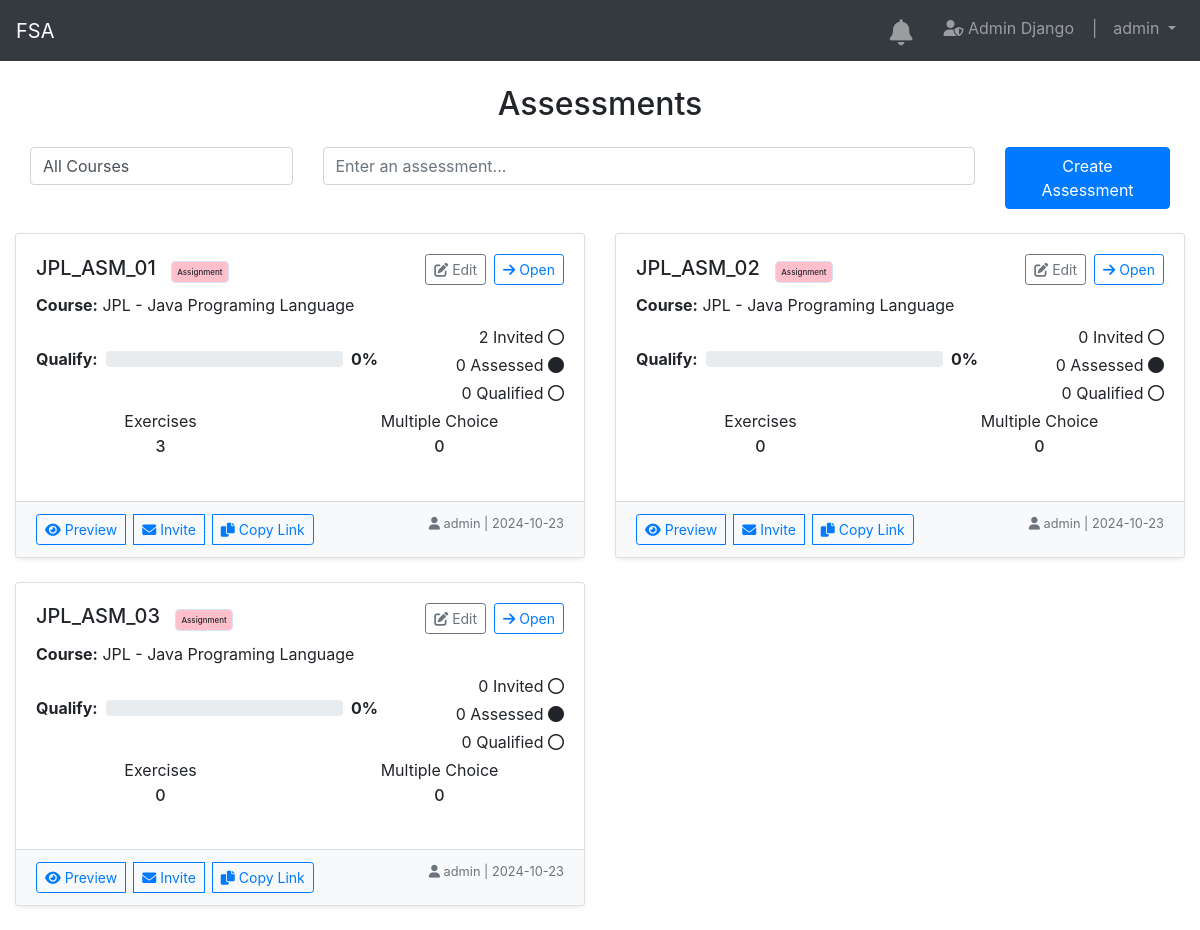
Page /assessments/ (signed in) on the committed database.
### user/models.py (models this page shows)
class User(AbstractUser):
    date_joined = models.DateTimeField(auto_now_add=True)
    training_programs = models.ManyToManyField(TrainingProgram, blank=True)
    modules = models.ManyToManyField(Module, related_name='assigned_users', blank=True)
    groups = models.ManyToManyField(
        Group,
        blank=True,
        help_text='The groups this user belongs to.',
        verbose_name='groups',
        related_name='custom_user_groups',
    )
    user_permissions = models.ManyToManyField(
        Permission,
        blank=True,
        help_text='Specific permissions for this user.',
        verbose_name='user permissions',
        related_name='custom_user_permissions',
    )

### assessments/models.py (models this page shows, shortened)
class Assessment(models.Model):
    course = models.ForeignKey(Course, on_delete=models.CASCADE)  # This line ensures a course reference
    title = models.CharField(max_length=255)
    exercises = models.ManyToManyField(Exercise, related_name='assessments', blank=True)
    questions = models.ManyToManyField(Question, related_name='assessments', blank=True)
    assessment_type = models.ForeignKey(AssessmentType, on_delete=models.CASCADE, related_name='assessments')
    invited_count = models.IntegerField(default=0, verbose_name="Invited Count")
    assessed_count = models.IntegerField(default=0, verbose_name="Assessed Count")
    qualified_count = models.IntegerField(default=0, verbose_name="Qualified Count")
    qualify_score = models.IntegerField(default=60, verbose_name="Qualify Score")
    total_score = models.IntegerField(default=100, verbose_name="Total Score")
    created_at = models.DateTimeField(default=timezone.now)
    created_by = models.ForeignKey(settings.AUTH_USER_MODEL, on_delete=models.CASCADE, related_name='created_assessments')
    time_limit = models.IntegerField(default=30)
    invited_emails = models.TextField(blank=True, verbose_name="Invited Candidates")
    class Meta:
        ordering = ['created_at', 'course']
        verbose_name = "Assessment"
        verbose_name_plural = "Assessments"

class AssessmentType(models.Model):
    type_name = models.CharField(max_length=50, unique=True)
    class Meta:
        verbose_name = "Assessment Type"
        verbose_name_plural = "Assessment Types"
    def __str__(self):
        return self.type_name

### course/models.py (models this page shows, shortened)
class Course(models.Model):
    course_name = models.CharField(max_length=255, unique=True)
    course_code = models.CharField(max_length=20, unique=True, blank=True, null=True)
    description = models.TextField(blank=True, null=True)
    creator = models.ForeignKey(settings.AUTH_USER_MODEL, on_delete=models.SET_NULL, null=True, blank=True, related_name='created_courses')
    instructor = models.ForeignKey(settings.AUTH_USER_MODEL, on_delete=models.SET_NULL, null=True, blank=True, related_name='taught_courses')
    published = models.BooleanField(default=True)
    prerequisites = models.ManyToManyField('self', symmetrical=False, blank=True, related_name='is_prerequisite_for')
    tags = models.ManyToManyField('Tag', blank=True, related_name='courses')
    image = models.ImageField(upload_to='course_images/', null=True, blank=True)
    def __str__(self):
        return self.course_name

### assessments/views.py (the view)
# urls.py: path('', views.assessment_list, name='assessment_list'),
@login_required
def assessment_list(request):
    courses = Course.objects.all().order_by('course_name')
    assessments = Assessment.objects.all().order_by('created_at')
    selected_course = request.GET.get('course', '')
    if selected_course:
        assessments = assessments.filter(course__id=selected_course)
    assessments_with_counts = []
    for assessment in assessments:
        exercise_count = assessment.exercises.count()  # Assuming 'exercises' is a related field
        question_count = assessment.questions.count()  # Assuming 'questions' is a related field in exercises
        assessments_with_counts.append({
            'selected_course': selected_course,
            'assessment': assessment,
            'exercise_count': exercise_count,
            'question_count': question_count,
        })
    return render(request, 'assessment/assessment_list.html', {
        'courses': courses,
        'assessments_with_counts': assessments_with_counts,
    })

### assessments/templates/assessment/assessment_list.html (shortened to what this page needs)
{% extends "base.html" %}
{% load static %}
{% block content %}
<link rel="stylesheet" type="text/css" href="{% static 'assessment.css' %}">
<h2 class="text-center mb-4">Assessments</h2>
    <form method="GET" action="{% url 'assessment:assessment_list' %}" class="form-inline justify-content-center mb-4">
        <div class="row w-100">
            <div class="col-md-3">
                <select class="form-control w-100" id="courseSelect" name="course" onchange="this.form.submit()">
                    <option value="">All Courses</option>
                </select>
            </div>
            <div class="col-md-7">
                <input type="text" class="form-control w-100" placeholder="Enter an assessment..." id="searchInput" onkeyup="search()">
            </div>
            <div class="col-md-2">
                <a href="{% url 'assessment:assessment_create' %}" class="btn btn-primary w-100">Create Assessment</a>
            </div>
        </div>
    </form>
    <div class="row" id="quizCards">
        {% for item in assessments_with_counts %}
        <div class="col-md-6">
            <div class="quiz-card mb-4">
                <div class="card shadow-sm">
                    <div class="card-body">
                        <div class="d-flex justify-content-between align-items-center mb-2">
                            <div>
                                <h5 class="card-title mb-1">
                                    {{ item.assessment.title }}
                                    <span class="small-description">{{ item.assessment.assessment_type }}</span>
                                </h5>
                            </div>
                            <div class="d-flex">
                                <a href="{% url 'assessment:assessment_edit' item.assessment.pk %}" class="btn btn-outline-secondary btn-sm me-2">
                                    <i class="fas fa-edit"></i> Edit
                                </a>
                                <a href="{% url 'assessment:assessment_detail' item.assessment.pk %}" class="btn btn-outline-primary btn-sm">
                                    <i class="fas fa-arrow-right"></i> Open
                                </a>
                            </div>
                        </div>
                        <p class="mb-2"><strong>Course:</strong> {{ item.assessment.course }}</p>
                        <div class="row">
                            <div class="col-md-8 d-flex align-items-center mb-3">
                                <strong>Qualify:</strong>
                                <div class="progress mx-2 w-100">
                                </div>
                                <strong>{{ item.assessment.qualified_count }}%</strong>
                             </div>
                            <div class="col-md-4 text-end">
                                <p class="mb-1">{{ item.assessment.invited_count }} Invited <i class="fa-regular fa-circle"></i></p>
                                <p class="mb-1">{{ item.assessment.assessed_count }} Assessed <i class="fa-solid fa-circle"></i></p>
                                <p class="mb-1">{{ item.assessment.qualified_count }} Qualified <i class="fa-regular fa-circle"></i></p>
                            </div>
                        </div>
                        <div class="row text-center mb-3">
                            <div class="col">
                                <p class="mb-1">Exercises</p>
                                <h6>{{ item.exercise_count }}</h6>
                            </div>
                            <div class="col">
                                <p class="mb-1">Multiple Choice</p>
                                <h6>{{ item.question_count }}</h6>
                            </div>
                        </div>
                    </div>
                    <div class="card-footer bg-light d-flex justify-content-between">
                        <div class="btn-group  gap-2">
                            <a href="{% url 'assessment:take_assessment' item.assessment.pk %}?preview=true" class="btn btn-outline-primary btn-sm">
                                <i class="fas fa-eye"></i> Preview
                            </a>
                            <a href="{% url 'assessment:invite_candidates' item.assessment.pk %}" class="btn btn-outline-primary btn-sm">
                                <i class="fas fa-envelope"></i> Invite
                            </a>
                            <a href="#" class="btn btn-outline-primary btn-sm" onclick="copyInviteLink(event, '{{ item.assessment.invite_link }}')" title="Copy Invite Link">
                                <i class="fas fa-copy"></i> Copy Link
                            </a>
                        </div>
                        <small class="text-muted">
                            <i class="fas fa-user"></i> {{ item.assessment.created_by }} | {{ item.assessment.created_at|date:"Y-m-d" }}
                        </small>
                    </div>
                </div>
            </div>
        </div>
        {% endfor %}
    </div>
{% endblock %}

### main/templates/base.html (shortened to what this page needs)
<!DOCTYPE html>
<html lang="en">
<head>
    <link rel="stylesheet" href="https://cdnjs.cloudflare.com/ajax/libs/font-awesome/5.15.4/css/all.min.css">
    <link href="https://cdn.jsdelivr.net/npm/bootstrap@5.3.0-alpha1/dist/css/bootstrap.min.css" rel="stylesheet">
    <link rel="stylesheet" href="https://stackpath.bootstrapcdn.com/bootstrap/4.5.2/css/bootstrap.min.css">
</head>
<link rel="stylesheet" href="https://cdnjs.cloudflare.com/ajax/libs/font-awesome/6.0.0-beta3/css/all.min.css">
</head>
<body>
    <nav class="navbar navbar-expand-lg navbar-dark bg-dark">
        <a class="navbar-brand" href="{% url 'main:home' %}">FSA</a>
        <div class="collapse navbar-collapse">
            {% if request.user.is_authenticated %}
            <ul class="navbar-nav ml-auto">
                {% include 'notification_bell.html' %}
                <li class="nav-item">
                    <a class="nav-link" href="{% url 'admin:index' %}" target="_blank">
                        <i class="fas fa-user-shield"></i> Admin Django &nbsp;&nbsp;&nbsp;|
                    </a>
                </li>
                <li class="nav-item dropdown">
                    <a class="nav-link dropdown-toggle" href="#" id="navbarDropdown" role="button" data-bs-toggle="dropdown" aria-haspopup="true" aria-expanded="false">
                        {{ request.user.get_full_name|default:request.user.username }}
                    </a>
                </li>
            </ul>
        {% endif %}
        </nav>
    <div class="container-fluid mt-4">
        {% block content %}{% endblock %}
    </div>
</body>
</html>

### assessments/static/assessment.css (style rules this page uses)
.small-description { background-color: pink; border: 1px solid #d0e6ff; padding: 5px; border-radius: 5px; font-size: 0.4em; margin-left: 10px; margin-bottom: 50px; }

### rows in the picture
User: user.get_full_name "admin"
Assessment: assessment "JPL_ASM_01", assessment.assessment_type "Assignment", assessment.course "JPL - Java Programing Language", assessment.qualified_count "0", assessment.invited_count "2", assessment.assessed_count "0", exercise_count "3", question_count "0", assessment.created_by "admin", assessment.created_at "2024-10-23"
Assessment: assessment "JPL_ASM_02", assessment.assessment_type "Assignment", assessment.course "JPL - Java Programing Language", assessment.qualified_count "0", assessment.invited_count "0", assessment.assessed_count "0", exercise_count "0", question_count "0", assessment.created_by "admin", assessment.created_at "2024-10-23"
Assessment: assessment "JPL_ASM_03", assessment.assessment_type "Assignment", assessment.course "JPL - Java Programing Language", assessment.qualified_count "0", assessment.invited_count "0", assessment.assessed_count "0", exercise_count "0", question_count "0", assessment.created_by "admin", assessment.created_at "2024-10-23"
